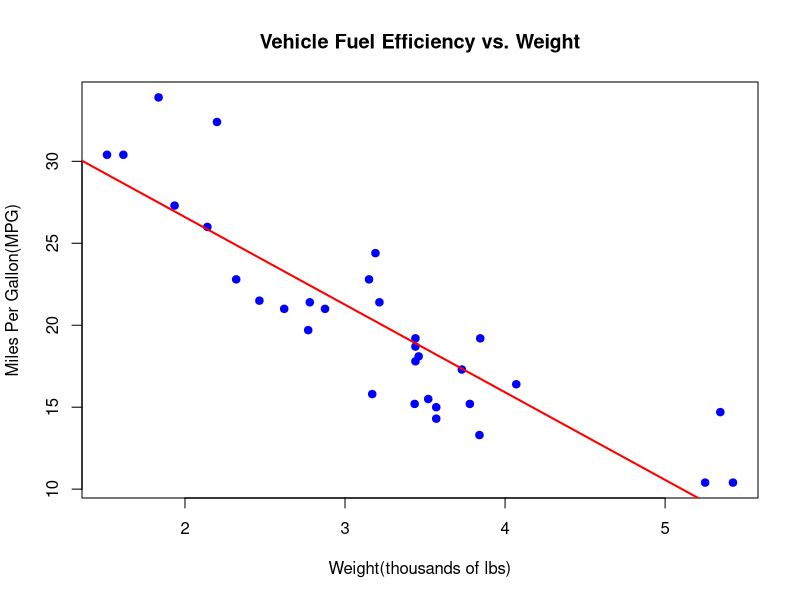

This figure's R source:
# PA9
# Andrew Zachman
# 2026.11.08
# mtcars dataset, model of fuel efficiency, mpg/weight.

# Load dataset
data("mtcars")

# Plot the data
plot(mtcars$wt, mtcars$mpg,
     main = "Vehicle Fuel Efficiency vs. Weight",
     xlab = "Weight(thousands of lbs)",
     ylab = "Miles Per Gallon(MPG)",
     pch = 19,
     col = "blue")

# Linear regression model
model <- lm(mpg ~ wt, data = mtcars)

# Fitted regression line
abline(model,
       col = "red",
       lwd = 2)
# Interpret the slope
summary_stats <- summary(model)
print(summary_stats)

confidence_intervals <-confint(model)
print(confidence_intervals)

# Estimated slop : -5.34
# A decrease of 5.34 mpg for every additional 1000 lbs vehicle weight

# Predict MPG for given vehicle weight
new_data <- data.frame(wt = 6)
mpg_prediction <- predict(model,
                          newdata = new_data,
                          interval = "prediction",
                          level = 0.95)

# Print the prediction
cat("Prediction for a 6,000 lbs Vehichl")
print(mpg_prediction)

# Weight of 6,000 lbs (wt = 6) within range of mtcars dataset and 
# ranges between 1.5 and 5.4.
# It is within the observed range and can be confident 
# in the accuracy of this prediction.
